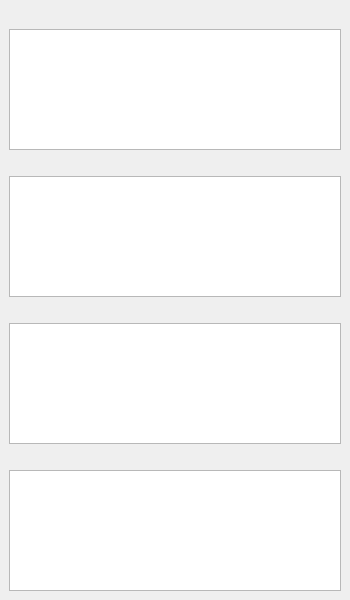
<?xml version="1.0" encoding="UTF-8"?>
<ui version="4.0">
 <class>FeatureInfoWindow</class>
 <widget class="QMainWindow" name="FeatureInfoWindow">
  <property name="geometry">
   <rect>
    <x>0</x>
    <y>0</y>
    <width>350</width>
    <height>600</height>
   </rect>
  </property>
  <property name="windowTitle">
   <string>Feature Information</string>
  </property>
  <widget class="QWidget" name="centralwidget">
   <layout class="QVBoxLayout" name="mainLayout">
    <item>
     <widget class="QLabel" name="title_1"><property name="text"><string/></property></widget>
    </item>
    <item>
     <widget class="QTextEdit" name="content_1">
      <property name="readOnly"><bool>true</bool></property>
      <property name="focusPolicy"><enum>Qt::NoFocus</enum></property>
     </widget>
    </item>
    <item>
     <widget class="QLabel" name="title_2"><property name="text"><string/></property></widget>
    </item>
    <item>
     <widget class="QTextEdit" name="content_2">
      <property name="readOnly"><bool>true</bool></property>
      <property name="focusPolicy"><enum>Qt::NoFocus</enum></property>
     </widget>
    </item>
    <item>
     <widget class="QLabel" name="title_3"><property name="text"><string/></property></widget>
    </item>
    <item>
     <widget class="QTextEdit" name="content_3">
      <property name="readOnly"><bool>true</bool></property>
      <property name="focusPolicy"><enum>Qt::NoFocus</enum></property>
     </widget>
    </item>
    <item>
     <widget class="QLabel" name="title_4"><property name="text"><string/></property></widget>
    </item>
    <item>
     <widget class="QTextEdit" name="content_4">
      <property name="readOnly"><bool>true</bool></property>
      <property name="focusPolicy"><enum>Qt::NoFocus</enum></property>
     </widget>
    </item>
   </layout>
  </widget>
 </widget>
</ui>
